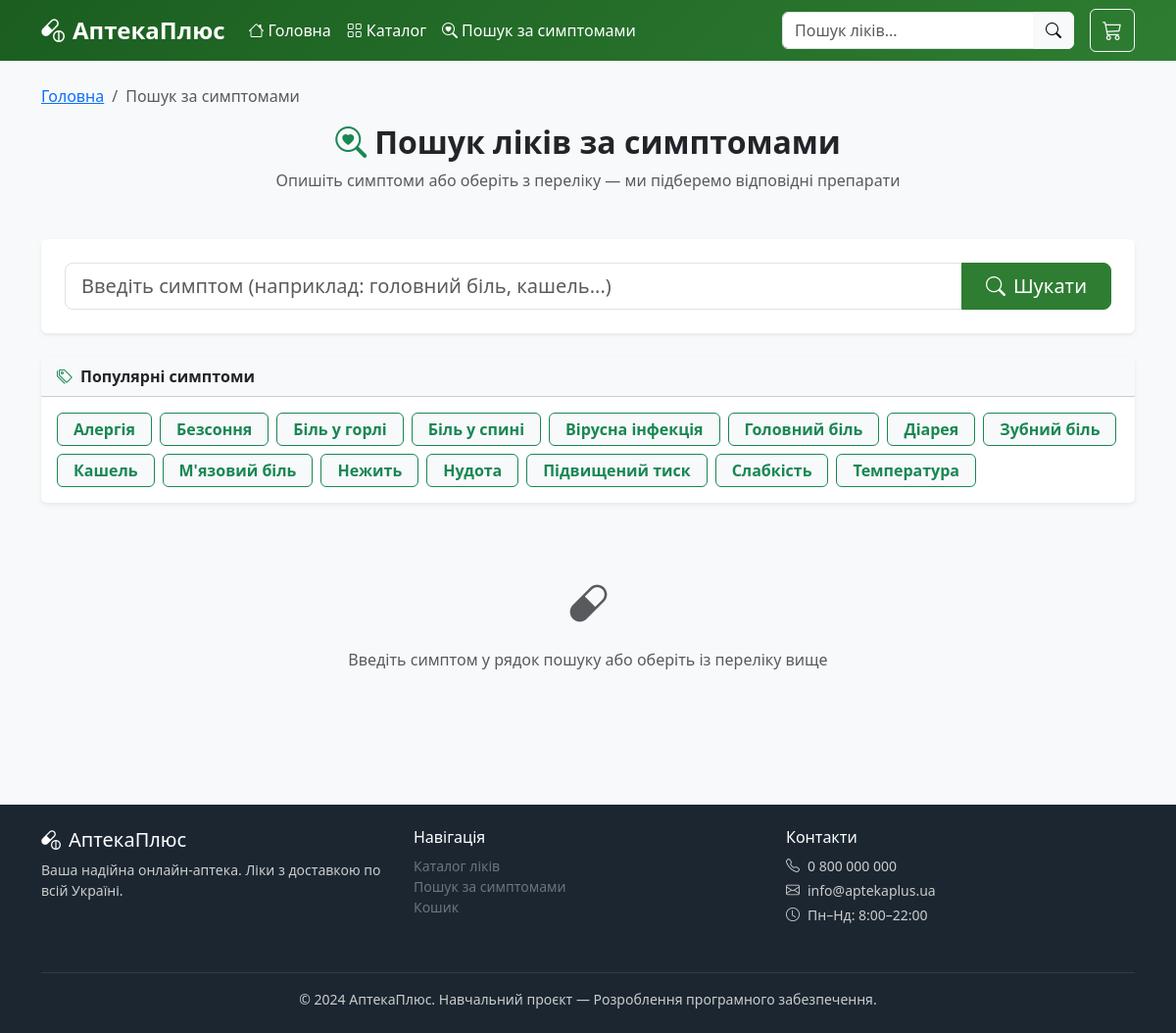
The app's page /symptoms/ with its own data.
### shop/models.py (models this page shows, shortened)
class Symptom(models.Model):
    name = models.CharField(max_length=200, verbose_name='Симптом')
    slug = models.SlugField(max_length=200, unique=True)
    class Meta:
        verbose_name = 'Симптом'
        verbose_name_plural = 'Симптоми'
        ordering = ['name']

### shop/views.py (the view, shortened to what this page needs)
# urls.py: path('symptoms/', views.symptom_search, name='symptom_search'),
def symptom_search(request):
    form = SymptomSearchForm(request.GET or None)
    results = []
    all_symptoms = Symptom.objects.all()
    selected_symptom = None
    query = ''
    symptom_slug = request.GET.get('symptom')
    if symptom_slug:
        selected_symptom = get_object_or_404(Symptom, slug=symptom_slug)
        results = Medicine.objects.filter(
            symptoms=selected_symptom, is_available=True
        )
    context = {
        'form': form,
        'results': results,
        'all_symptoms': all_symptoms,
        'selected_symptom': selected_symptom,
        'query': query,
    }
    return render(request, 'shop/symptom_search.html', context)

### shop/forms.py
class SymptomSearchForm(forms.Form):
    query = forms.CharField(
        required=False,
        widget=forms.TextInput(attrs={
            'class': 'form-control form-control-lg',
            'placeholder': 'Введіть симптом (наприклад: головний біль, кашель...)'
        })
    )

### shop/cart.py (called while the page is built)
    def __len__(self):
        return sum(item['quantity'] for item in self.cart.values())

### shop/context_processors.py (called while the page is built)
def cart_count(request):
    cart = Cart(request)
    return {'cart_count': len(cart)}

### shop/templates/shop/symptom_search.html (shortened to what this page needs)
{% extends 'shop/base.html' %}
{% block content %}
<div class="container">
    <nav aria-label="breadcrumb" class="mb-3">
        <ol class="breadcrumb">
            <li class="breadcrumb-item"><a href="{% url 'shop:home' %}">Головна</a></li>
            <li class="breadcrumb-item active">Пошук за симптомами</li>
        </ol>
    </nav>
    <div class="text-center mb-5">
        <h2 class="fw-bold"><i class="bi bi-search-heart text-success me-2"></i>Пошук ліків за симптомами</h2>
        <p class="text-muted">Опишіть симптоми або оберіть з переліку — ми підберемо відповідні препарати</p>
    </div>
    <div class="card border-0 shadow-sm mb-4">
        <div class="card-body p-4">
            <form method="get">
                <div class="input-group input-group-lg">
                    {{ form.query }}
                    <button class="btn btn-pharmacy px-4" type="submit">
                        <i class="bi bi-search me-2"></i>Шукати
                    </button>
                </div>
            </form>
        </div>
    </div>
    <div class="card border-0 shadow-sm mb-4">
        <div class="card-header bg-light fw-bold">
            <i class="bi bi-tags me-2 text-success"></i>Популярні симптоми
        </div>
        <div class="card-body p-3">
            <div class="d-flex flex-wrap gap-2">
                {% for symptom in all_symptoms %}
                <a href="{% url 'shop:symptom_search' %}?symptom={{ symptom.slug }}"
                   class="badge fs-6 px-3 py-2 text-decoration-none symptom-tag
                          {% if selected_symptom == symptom %}bg-success text-white{% else %}bg-light text-success border border-success{% endif %}">
                    {{ symptom.name }}
                </a>
                {% endfor %}
            </div>
        </div>
    </div>
    {% if selected_symptom or query %}
    <h4 class="section-title fw-bold mb-3">
        {% if selected_symptom %}
            Препарати від: <span class="text-success">{{ selected_symptom.name }}</span>
        {% else %}
            Результати пошуку: <span class="text-success">{{ query }}</span>
        {% endif %}
        <span class="text-muted fs-6 fw-normal ms-2">({{ results|length }})</span>
    </h4>
    <div class="row g-4">
        {% for medicine in results %}
        <div class="col-md-6 col-lg-4">
            <div class="card card-medicine h-100 shadow-sm">
                <div class="card-body d-flex flex-column p-3">
                    <div class="d-flex justify-content-between mb-2">
                        {% if medicine.is_prescription %}
                        <span class="badge badge-prescription"><i class="bi bi-file-medical me-1"></i>Рецепт</span>
                        {% else %}
                        <span class="badge badge-otc">Без рецепту</span>
                        {% endif %}
                    </div>
                    <h6 class="card-title">{{ medicine.name }}</h6>
                    <p class="text-muted small flex-grow-1">{{ medicine.description|truncatechars:100 }}</p>
                    <div class="d-flex flex-wrap gap-1 mb-2">
                        {% for symptom in medicine.symptoms.all %}
                        <span class="badge bg-light text-success border border-success small">{{ symptom.name }}</span>
                        {% endfor %}
                    </div>
                    <div class="d-flex justify-content-between align-items-center mt-auto">
                        <span class="price-tag">{{ medicine.price }} грн</span>
                        <a href="{{ medicine.get_absolute_url }}" class="btn btn-sm btn-pharmacy">Детальніше</a>
                    </div>
                </div>
            </div>
        </div>
        {% empty %}
        <div class="col-12 text-center py-5">
            <i class="bi bi-emoji-frown fs-1 text-muted"></i>
            <h5 class="mt-3 text-muted">Нічого не знайдено за вашим запитом</h5>
            <p class="text-muted">Спробуйте інший симптом або зверніться до фармацевта</p>
        </div>
        {% endfor %}
    </div>
    {% else %}
    <div class="text-center py-5">
        <i class="bi bi-capsule fs-1 text-muted"></i>
        <p class="mt-3 text-muted">Введіть симптом у рядок пошуку або оберіть із переліку вище</p>
    </div>
    {% endif %}
</div>
{% endblock %}

### shop/templates/shop/base.html (style rules this page uses)
:root { --pharmacy-green: #2e7d32; --pharmacy-light: #e8f5e9; --pharmacy-accent: #00897b; }
body { background-color: #f8f9fa; font-family: 'Segoe UI', sans-serif; }
.btn-pharmacy { background-color: var(--pharmacy-green); border-color: var(--pharmacy-green); color: white; }
.symptom-tag { cursor: pointer; transition: all 0.2s; }

### records on screen
Symptom: name "Алергія"
Symptom: name "Безсоння"
Symptom: name "Біль у горлі"
Symptom: name "Біль у спині"
Symptom: name "Вірусна інфекція"
Symptom: name "Головний біль"
Symptom: name "Діарея"
Symptom: name "Зубний біль"
Symptom: name "Кашель"
Symptom: name "М'язовий біль"
Symptom: name "Нежить"
Symptom: name "Нудота"
Symptom: name "Підвищений тиск"
Symptom: name "Слабкість"
Symptom: name "Температура"
